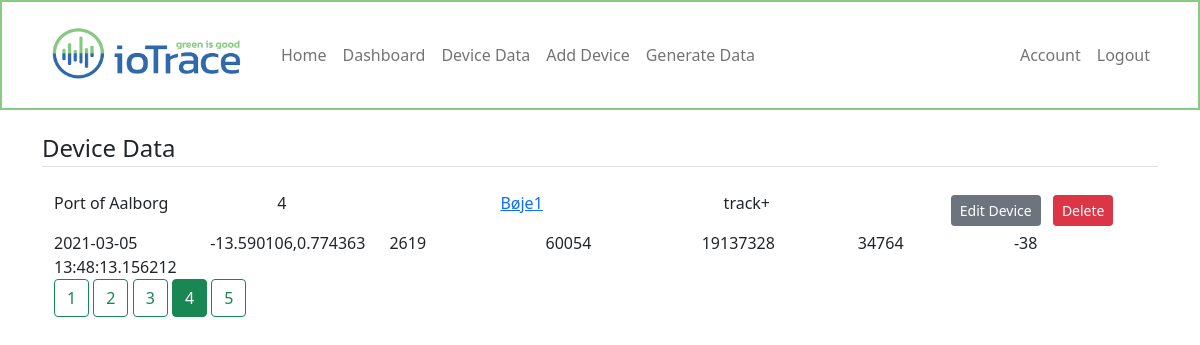
The page /dashbord/data/device?page=4 (signed in) on the database as committed earlier.
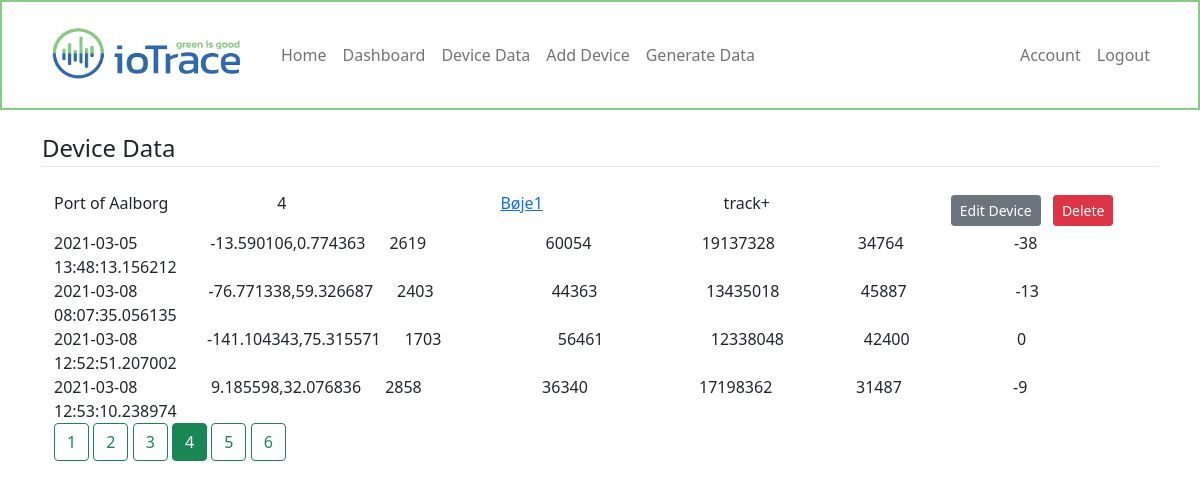
The same page on the database as committed later.
### webapp/models.py (models this page shows, shortened)
class Device(db.Model):
    id = db.Column(db.Integer, primary_key=True)
    devicename = db.Column(db.String(100), nullable=False)
    devicetype = db.Column(db.String(100), nullable=False)
    user_id = db.Column(db.Integer, db.ForeignKey('user.id'), nullable=False)
    datadumps = db.relationship('Dummydata', backref='devicedata', lazy=True)

class User(db.Model, UserMixin):
    id = db.Column(db.Integer, primary_key=True)
    username = db.Column(db.String(20), unique=True, nullable=False)
    email = db.Column(db.String(120), unique=True, nullable=False)
    image_file = db.Column(db.String(20), nullable=False, default='default.jpg')
    password = db.Column(db.String(60), nullable=False)
    devices = db.relationship('Device', backref='owner', lazy=True)

class Dummydata(db.Model):
    id = db.Column(db.Integer, primary_key=True)
    timestamp = db.Column(db.DateTime, nullable=False, default=datetime.utcnow)
    pos = db.Column(db.String(100), nullable=False)
    temp = db.Column(db.Integer, nullable=False)
    humid = db.Column(db.Integer, nullable=False)
    hpa = db.Column(db.Integer, nullable=False)
    volt = db.Column(db.Integer, nullable=False)
    lte_rssi = db.Column(db.Integer, nullable=False)
    device_id = db.Column(db.Integer, db.ForeignKey('device.id'), nullable=False)

### webapp/routes.py (the view)
@app.route('/dashbord/data/device')
@login_required
def device_data():
    page = request.args.get('page', 1, type=int)
    devices = Device.query.filter_by(user_id=current_user.id).paginate(page=page, per_page=1)
    return render_template('device_data.html', title='Device Data', devices=devices)

### webapp/models.py (called while the page is built)
@login_manager.user_loader
def load_user(user_id):
    return User.query.get(int(user_id))

### webapp/templates/device_data.html (shortened to what this page needs)
{% extends "layout.html" %}
{% set active_page = "dashboard_device" %}
{% block content %}
<legend class="border-bottom mb-4">Device Data</legend>
<div class="container">
    {% for device in devices.items %}
    <div class="row">
        <div class="col">
            {{device.owner.username}}
        </div>
        <div class="col">
            {{device.id}}
        </div>
        <div class="col">
            <p><a href="{{ url_for('device', device_id=device.id) }}">{{device.devicename}}</a></p>
        </div>
        <div class="col">
            {{device.devicetype}}
        </div>
        <div class="col">
            <a class="btn btn-secondary btn-sm m-1" href="{{ url_for('update_device', device_id=device.id) }}">Edit Device</a>
            <button type="button" class="btn btn-danger btn-sm m-1" data-bs-toggle="modal" data-bs-target="#deleteModal">Delete</button>
        </div>
    </div>
    {% for item in device.datadumps %}
    <div class="row">
        <div class="col">
            {{item.timestamp}}
        </div>
        <div class="col">
            {{item.pos}}
        </div>
        <div class="col">
            {{item.temp}}
        </div>
        <div class="col">
            {{item.humid}}
        </div>
        <div class="col">
            {{item.hpa}}
        </div>
        <div class="col">
            {{item.volt}}
        </div>
        <div class="col">
            {{item.lte_rssi}}
        </div>
    </div>
    {% endfor %}
    {% endfor %}
</div>
<div class="container">
    {% for page_num in devices.iter_pages(left_edge=1, right_edge=1, left_current=2, right_current=3) %}
        {% if page_num %}
            {% if devices.page == page_num %}
                <a class="btn btn-success mb-4" href="{{ url_for('device_data', page=page_num) }}">{{ page_num }}</a>
            {% else %}
                <a class="btn btn-outline-success mb-4" href="{{ url_for('device_data', page=page_num) }}">{{ page_num }}</a>
            {% endif %}
        {% else %}
        ...
        {% endif %}
    {% endfor %}
</div>
{% endblock content %}

Rows that differ between the two databases and show on the page:
added Dummydata: timestamp "2021-03-08 08:07:35.056135", pos "-76.771338,59.326687", temp "2403", humid "44363", hpa "13435018", volt "45887", lte_rssi "-13"
added Dummydata: timestamp "2021-03-08 12:52:51.207002", pos "-141.104343,75.315571", temp "1703", humid "56461", hpa "12338048", volt "42400", lte_rssi "0"
added Dummydata: timestamp "2021-03-08 12:53:10.238974", pos "9.185598,32.076836", temp "2858", humid "36340", hpa "17198362", volt "31487", lte_rssi "-9"
Other text that changed with them:
new list line: "6"
